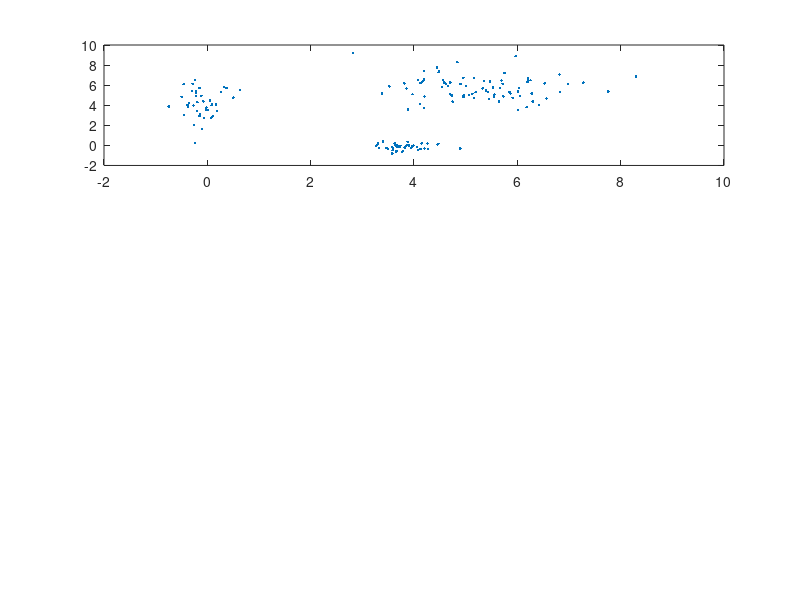

The MATLAB script that drew this image: (Note: this script raises an error after producing the figure.)
%normalization example
close all
clear all
path(path,'..\..\FUZZCLUST')
%the data
load data3.txt
data.X = data3;
%normalization
figure(2)
subplot(3,1,1),plot(data.X(:,1),data.X(:,2),'.')
data = clust_normalize(data,'range')
subplot(3,1,2),plot(data.X(:,1),data.X(:,2),'x')
data = clust_normalize(data,'var')
subplot(3,1,3),plot(data.X(:,1),data.X(:,2),'+')

